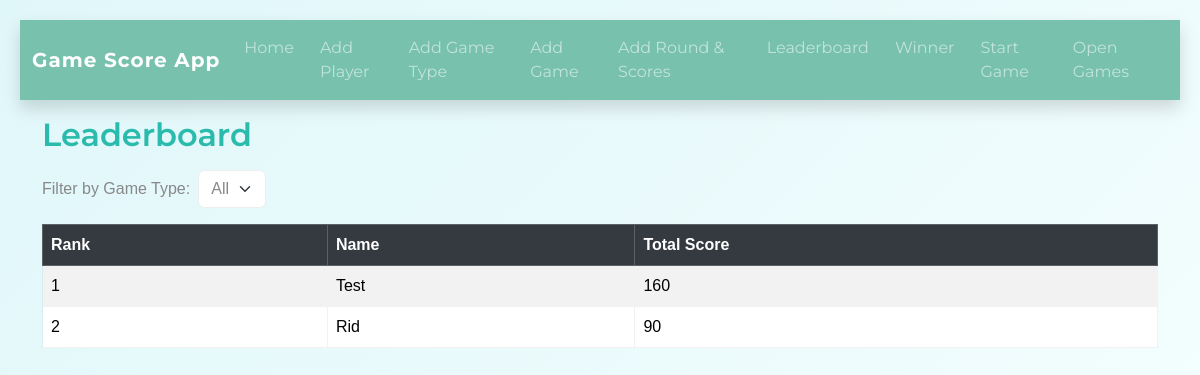
The app's page /leaderboard with its own data.
### tables this page shows
CREATE TABLE players (
            id TEXT PRIMARY KEY,
            name TEXT UNIQUE NOT NULL
        );

### app.py (the view)
@app.route('/leaderboard')
def leaderboard():
    game_types = game_model.get_game_types()
    game_type_id = request.args.get('game_type_id', type=int)
    leaderboard = game_model.get_leaderboard(game_type_id)
    return render_template('leaderboard.html', leaderboard=leaderboard, game_types=game_types, selected_game_type=game_type_id)

### model/db.py (called while the page is built)
def get_connection():
    conn = sqlite3.connect(DB_PATH)
    conn.row_factory = sqlite3.Row
    conn.execute('PRAGMA foreign_keys = ON;')
    return conn

### model/game_model.py (called while the page is built)
def get_game_types():
    conn = get_connection()
    cur = conn.cursor()
    cur.execute('SELECT * FROM game_types ORDER BY name')
    types = cur.fetchall()
    conn.close()
    return types

def get_leaderboard(game_type_id=None):
    conn = get_connection()
    cur = conn.cursor()
    if game_type_id:
        cur.execute('''
            SELECT p.id, p.name, COALESCE(SUM(s.score), 0) as total_score
            FROM players p
            LEFT JOIN scores s ON p.id = s.player_id
            LEFT JOIN rounds r ON s.round_id = r.id
            LEFT JOIN games g ON r.game_id = g.id
            WHERE g.game_type_id = ?
            GROUP BY p.id
            ORDER BY total_score DESC, p.name
        ''', (game_type_id,))
    else:
        cur.execute('''
            SELECT p.id, p.name, COALESCE(SUM(s.score), 0) as total_score
            FROM players p
            LEFT JOIN scores s ON p.id = s.player_id
            GROUP BY p.id
            ORDER BY total_score DESC, p.name
        ''')
    results = cur.fetchall()
    conn.close()
    return results

### templates/leaderboard.html (shortened to what this page needs)
{% extends 'layout.html' %}
{% block content %}
<h2 class="mb-3">Leaderboard</h2>
<form method="get" class="mb-3">
    <div class="row g-2 align-items-center">
        <div class="col-auto">
            <label for="game_type_id" class="col-form-label">Filter by Game Type:</label>
        </div>
        <div class="col-auto">
            <select name="game_type_id" id="game_type_id" class="form-select" onchange="this.form.submit()">
                <option value="">All</option>
            </select>
        </div>
    </div>
</form>
{% if leaderboard %}
<table class="table table-striped table-bordered">
    <thead class="table-dark"><tr><th>Rank</th><th>Name</th><th>Total Score</th></tr></thead>
    <tbody>
    {% for player in leaderboard %}
    <tr>
        <td>{{ loop.index }}</td>
        <td>{{ player['name'] }}</td>
        <td>{{ player['total_score'] }}</td>
    </tr>
    {% endfor %}
    </tbody>
</table>
{% else %}
<p>No scores yet.</p>
{% endif %}
{% endblock %}

### static/style.css (style rules this page uses)
body { font-family: Arial, sans-serif; margin: 20px; }
table { border-collapse: collapse; }
th, td { padding: 6px 12px; }
body { background: linear-gradient(135deg, #e0f7fa 0%, #f8fffe 100%); min-height: 100vh; }
h2 { color: #2bbbad; font-weight: 600; }
.table thead { background: #2bbbad; color: #fff; }

### records on screen
players: name "Test", total_score "160"
players: name "Rid", total_score "90"
